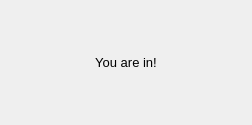
<?xml version="1.0" encoding="UTF-8"?>
<ui version="4.0">
 <class>info</class>
 <widget class="QMainWindow" name="info">
  <property name="geometry">
   <rect>
    <x>0</x>
    <y>0</y>
    <width>252</width>
    <height>125</height>
   </rect>
  </property>
  <property name="windowTitle">
   <string>MainWindow</string>
  </property>
  <widget class="QWidget" name="centralwidget">
   <layout class="QGridLayout" name="gridLayout">
    <item row="0" column="0">
     <widget class="QLabel" name="label_info">
      <property name="sizePolicy">
       <sizepolicy hsizetype="Preferred" vsizetype="Preferred">
        <horstretch>0</horstretch>
        <verstretch>0</verstretch>
       </sizepolicy>
      </property>
      <property name="font">
       <font>
        <pointsize>10</pointsize>
       </font>
      </property>
      <property name="text">
       <string>You are in!</string>
      </property>
      <property name="alignment">
       <set>Qt::AlignCenter</set>
      </property>
     </widget>
    </item>
   </layout>
  </widget>
 </widget>
 <resources/>
 <connections/>
</ui>
